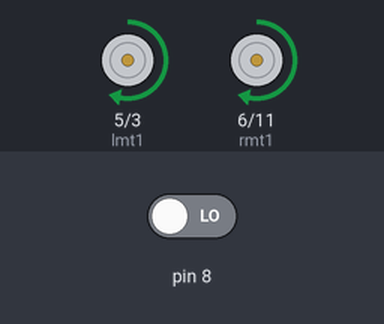
Bench run of a sketch on a simulated Arduino Uno, built with avr-gcc and run on an emulated ATmega328P. On the bench: motor-driver pin pairs drawn as motors (green arrow = first pin HIGH = forward, orange = second pin HIGH = backward, longer = more drive). Inputs (shaded band) come from the test bench; at power-on: pin 8 LOW.

Above: at 1.2 s.
1.3 s: pin 8 driven HIGH
At 2.5 s:
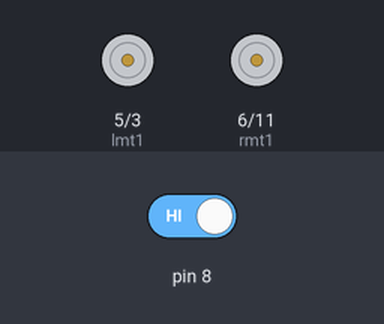
2.8 s: pin 8 driven LOW
At 3.7 s:
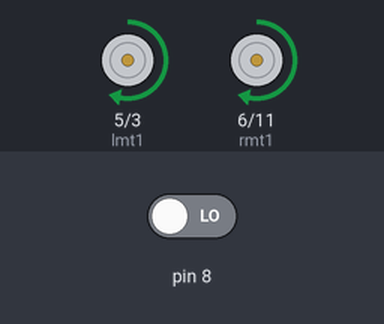
Timing chart, 0 to 5.8 s (numbered marks = the images above; inputs shaded):
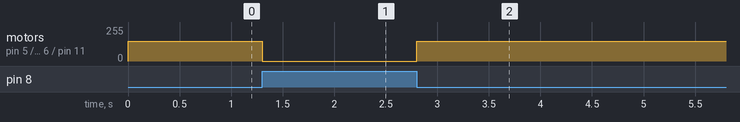

Measured:
- after the input at 1.3 s, motor on pin 5 (lmt1) / pin 3 (lmt2), motor on pin 6 (rmt1) / pin 11 (rmt2): forward 150/255 → stopped at once
- after the input at 2.8 s, motor on pin 5 (lmt1) / pin 3 (lmt2), motor on pin 6 (rmt1) / pin 11 (rmt2): stopped → forward 150/255 at once

The sketch:

sensor_based_robot_movements.ino
```cpp
int sensor;
int lmt1 = 5;
int lmt2 = 3;
int rmt1 = 6;
int rmt2 = 11;
void setup() {
  pinMode(8, INPUT);
  pinMode(lmt1, OUTPUT);
  pinMode(lmt2, OUTPUT);
  pinMode(rmt1, OUTPUT);
  pinMode(rmt2, OUTPUT);
}

void loop() {
  sensor = digitalRead(8);
  if(sensor == HIGH)
  {
    stp();
  }
  else
  {
    forward();
  }
}
void forward()
{
  analogWrite(lmt1, 150);
  analogWrite(lmt2, 0);
  analogWrite(rmt1, 150);
  analogWrite(rmt2, 0);
}
void reverse()
{
  analogWrite(lmt1, 0);
  analogWrite(lmt2, 150);
  analogWrite(rmt1, 0);
  analogWrite(rmt2, 150);
}
void left()
{
  analogWrite(lmt1, 0);
  analogWrite(lmt2, 150);
  analogWrite(rmt1, 150);
  analogWrite(rmt2, 0);
}
void right()
{
  analogWrite(lmt1, 150);
  analogWrite(lmt2, 0);
  analogWrite(rmt1, 0);
  analogWrite(rmt2, 150);
}
void stp()
{
  analogWrite(lmt1, 0);
  analogWrite(lmt2, 0);
  analogWrite(rmt1, 0);
  analogWrite(rmt2, 0);
}
void stpleft()
{
  analogWrite(lmt1, 0);
  analogWrite(lmt2, 0);
  analogWrite(rmt1, 150);
  analogWrite(rmt2, 0);
}
void stpright()
{
  analogWrite(lmt1, 150);
  analogWrite(lmt2, 0);
  analogWrite(rmt1, 0);
  analogWrite(rmt2, 0);
}
```
